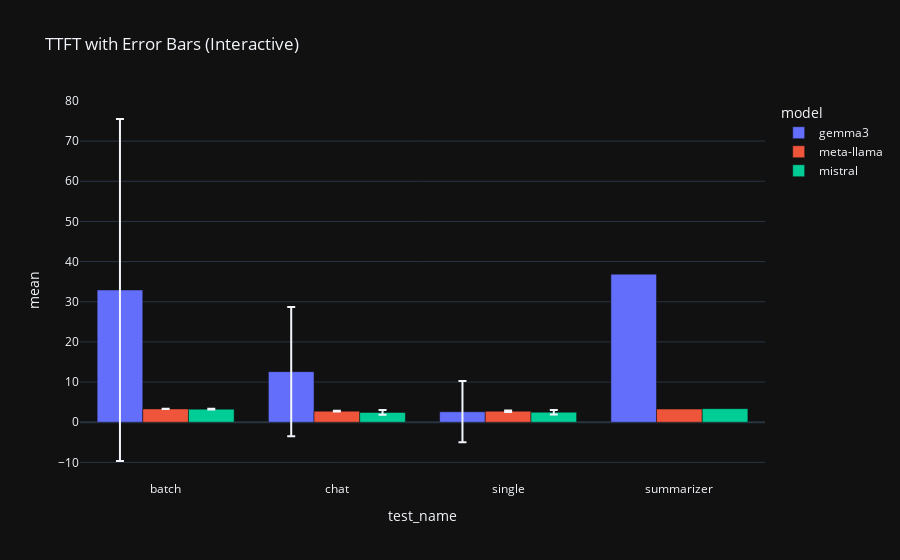

This figure's notebook cell:
### Code cell
grouped = df.groupby(['model', 'test_name', 'test_type'])['ttft'].agg(['mean', 'std']).reset_index()

import plotly.express as px

fig = px.bar(
    grouped[grouped['test_type'] == 'client'],
    x='test_name', y='mean', color='model',
    error_y='std', barmode='group',
    title='TTFT with Error Bars (Interactive)'
)
fig.show()

### Figure 1 — Plotly figure (JSON) as saved in the notebook; plotly's stock layout.template omitted (floating-point values rounded to 4 significant figures)
{"data": [{"alignmentgroup": "True", "error_y": {"array": [42.58, 16.08, 7.625, NaN]}, "hovertemplate": "model=gemma3<br>test_name=%{x}<br>mean=%{y}<extra></extra>", "legendgroup": "gemma3", "marker": {"color": "#636efa", "pattern": {"shape": ""}}, "name": "gemma3", "offsetgroup": "gemma3", "orientation": "v", "showlegend": true, "textposition": "auto", "x": ["batch", "chat", "single", "summarizer"], "xaxis": "x", "y": [32.92, 12.6, 2.614, 36.87], "yaxis": "y", "type": "bar"}, {"alignmentgroup": "True", "error_y": {"array": [0.05157, 0.08644, 0.1826, NaN]}, "hovertemplate": "model=meta-llama<br>test_name=%{x}<br>mean=%{y}<extra></extra>", "legendgroup": "meta-llama", "marker": {"color": "#EF553B", "pattern": {"shape": ""}}, "name": "meta-llama", "offsetgroup": "meta-llama", "orientation": "v", "showlegend": true, "textposition": "auto", "x": ["batch", "chat", "single", "summarizer"], "xaxis": "x", "y": [3.321, 2.76, 2.75, 3.276], "yaxis": "y", "type": "bar"}, {"alignmentgroup": "True", "error_y": {"array": [0.1118, 0.5902, 0.5433, NaN]}, "hovertemplate": "model=mistral<br>test_name=%{x}<br>mean=%{y}<extra></extra>", "legendgroup": "mistral", "marker": {"color": "#00cc96", "pattern": {"shape": ""}}, "name": "mistral", "offsetgroup": "mistral", "orientation": "v", "showlegend": true, "textposition": "auto", "x": ["batch", "chat", "single", "summarizer"], "xaxis": "x", "y": [3.259, 2.445, 2.495, 3.381], "yaxis": "y", "type": "bar"}], "layout": {"xaxis": {"anchor": "y", "domain": [0.0, 1.0], "title": {"text": "test_name"}}, "yaxis": {"anchor": "x", "domain": [0.0, 1.0], "title": {"text": "mean"}}, "legend": {"title": {"text": "model"}, "tracegroupgap": 0}, "title": {"text": "TTFT with Error Bars (Interactive)"}, "barmode": "group"}}
